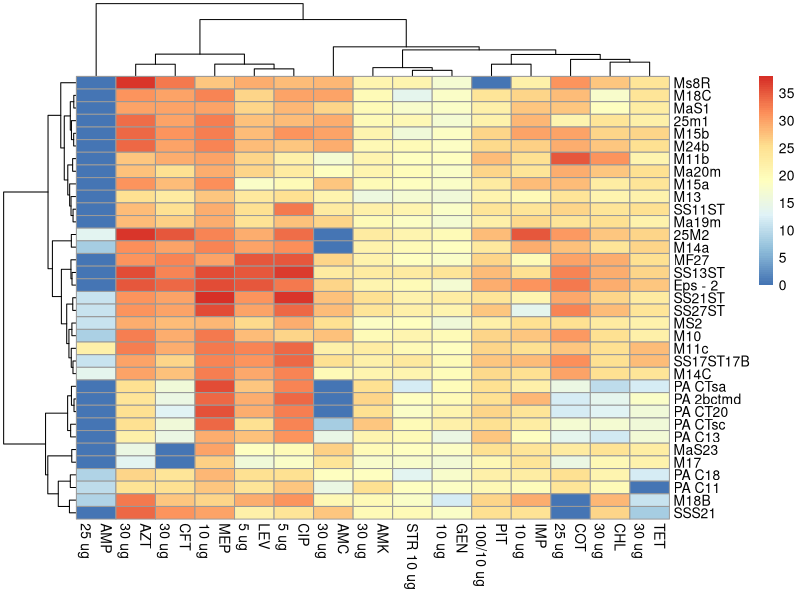
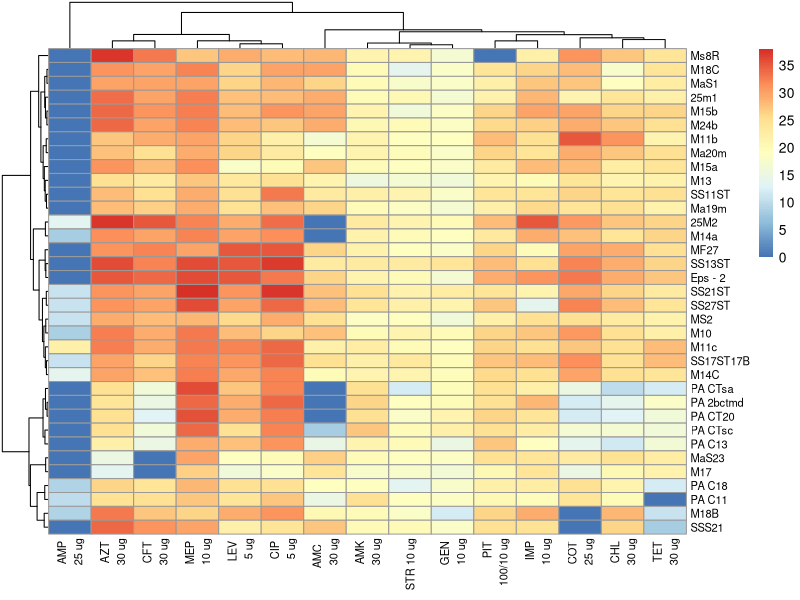
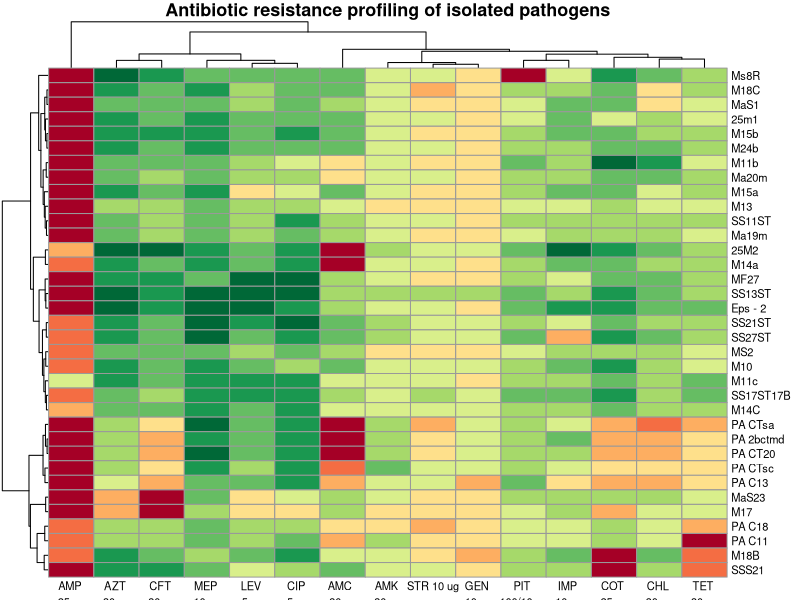
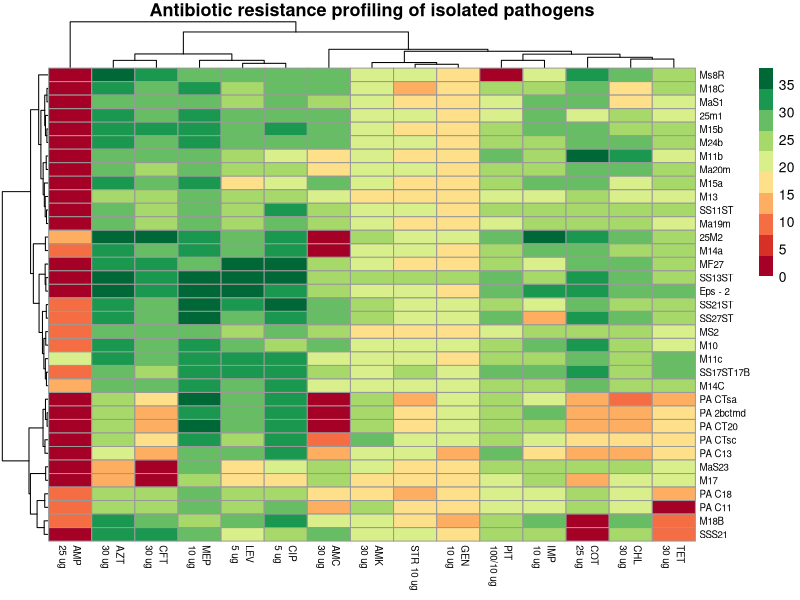
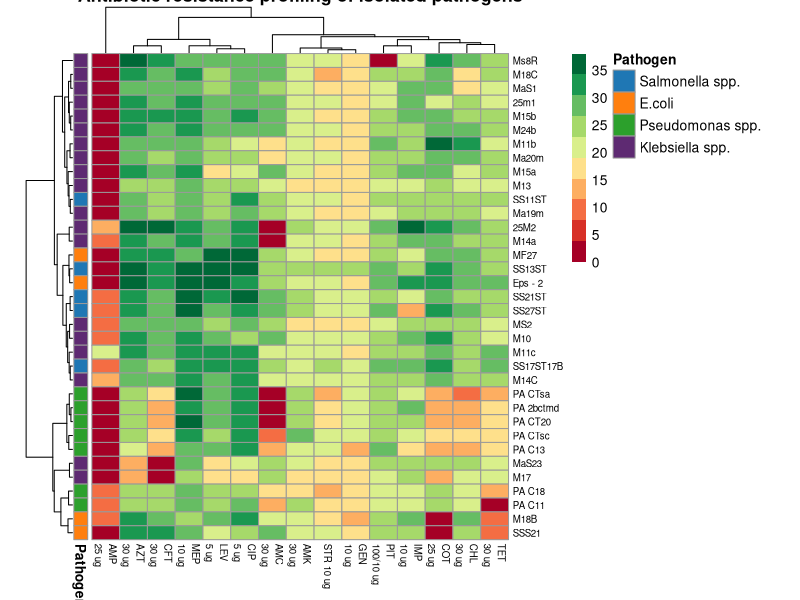

Here is the R script that generated these plots, in order:
# Environment preparation

library(pheatmap)
library(RColorBrewer)
library(ggplot2)
library(tidyr)
library(dplyr)

# Loading the dataset
df <- read.csv("heatmap.csv", header = TRUE, stringsAsFactors = FALSE, check.names = FALSE)

# Command not to include first column header as data and matrix preparation
df_numeric <- df[, -1]
df_mat <- as.matrix(df_numeric)

rownames(df_mat) <- df$Strain

# Here i have (microgram symbol in my dataset), iconv convert this and other types of 
# characters to UTF-8 to visualize in graph)

colnames(df_mat) <- iconv(colnames(df_mat), from = "", to = "UTF-8", sub = "u")

# Basic heatmap
pheatmap(df_mat, 
         cluster_rows = TRUE, cluster_cols = TRUE,
         clustering_distance_cols = 'euclidean',
         clustering_distance_rows = 'euclidean',
         clustering_method = 'ward.D')
# Expand margin
pheatmap(df_mat,
         cluster_rows = TRUE, cluster_cols = TRUE,
         clustering_distance_cols = 'euclidean',
         clustering_distance_rows = 'euclidean',
         clustering_method = 'ward.D',
         angle_col = 90,
         fontsize_row = 8,
         fontsize_col = 8,
         treeheight_row = 30,   # control dendrogram space
         treeheight_col = 30)
# Enhanced heatmap with better formatting
pheatmap(df_mat,
         cluster_rows = TRUE, 
         cluster_cols = TRUE,
         clustering_distance_cols = 'euclidean',
         clustering_distance_rows = 'euclidean',
         clustering_method = 'ward.D',
         angle_col = 0,
         fontsize_row = 8,
         fontsize_col = 8,
         treeheight_col = 30,  # control column dendrogram height
         treeheight_row = 30,  # control row dendrogram height
         col = brewer.pal(10, 'RdYlGn'),
         legend = FALSE,
         main = "Antibiotic resistance profiling of isolated pathogens")
# With legend
pheatmap(df_mat,
         cluster_rows = TRUE, 
         cluster_cols = TRUE,
         clustering_distance_cols = 'euclidean',
         clustering_distance_rows = 'euclidean',
         clustering_method = 'ward.D',
         fontsize_row = 7,
         fontsize_col = 7,
         treeheight_col = 30,  # control column dendrogram height
         treeheight_row = 30,  # control row dendrogram height
         col = brewer.pal(10, 'RdYlGn'),
         main = "Antibiotic resistance profiling of isolated pathogens")

# Heatmap with Annotation 

pathogen_info <- read.csv("Pathogen_info.csv", stringsAsFactors = FALSE)
pathogen_annotation <- pathogen_info
rownames(pathogen_annotation) <- pathogen_annotation$Strain
pathogen_annotation <- pathogen_annotation[, -1, drop = FALSE]

pathogen_colors <- list(
  Pathogen = c("Salmonella spp." = "#1f77b4", 
               "E.coli" = "#ff7f0e", 
               "Pseudomonas spp." = "#2ca02c", 
               "Klebsiella spp." = "#5E2A72")
)


pheatmap(df_mat,
         cluster_rows = TRUE, 
         cluster_cols = TRUE,
         clustering_distance_cols = 'euclidean',
         clustering_distance_rows = 'euclidean',
         clustering_method = 'ward.D',
         fontsize_row = 7,
         fontsize_col = 7,
         treeheight_col = 30,  # control column dendrogram height
         treeheight_row = 30,  # control row dendrogram height
         col = brewer.pal(10, 'RdYlGn'),
         annotation_row = pathogen_annotation,
         annotation_colors = pathogen_colors,
         main = "Antibiotic resistance profiling of isolated pathogens",
         cellwidth = 20,
         cellheight = 10)
